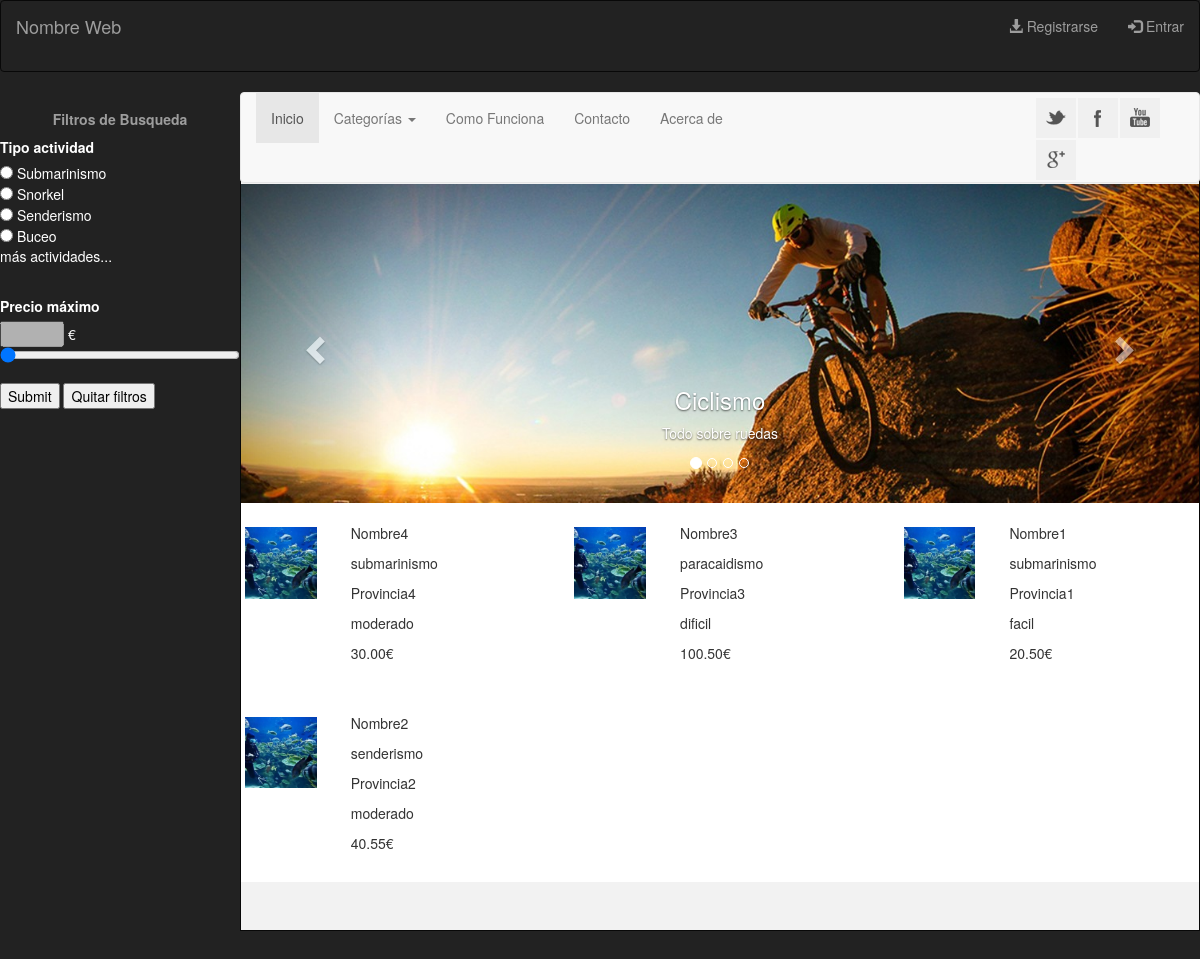
Page /PI_2018/index.php on the committed database.
### tables this page shows
CREATE TABLE oferta(
	id int NOT NULL AUTO_INCREMENT,
	cif_empresa varchar(9),
	nombre varchar(25),
	provincia varchar(30),
	municipio varchar(30),
	duracion varchar(30),
	num_plazas int,
	tipo_actividad varchar(30),
	descripcion varchar(150),
	localizacion varchar(30),
	precio double(5,2),
	dificultad varchar(15),
  imagen_perfil varchar(100),
  categoria varchar(20),
	fecha_inicio date,
	fecha_fin date,
	PRIMARY KEY (id),
	FOREIGN KEY (cif_empresa) REFERENCES empresa(cif)
);

### PI_2018/index.php (the view, shortened to what this page needs)
<?php
include 'php/connection.php';
$global_sql = 'SELECT * FROM oferta ORDER BY fecha_inicio DESC';
$global_cont_sql = "SELECT COUNT(*) AS `count` FROM `oferta`";
?>
<!DOCTYPE html>
<html>
<head>
	<link rel="stylesheet" type="text/css" href="./css/style.css">
	<link rel="stylesheet" href="https://maxcdn.bootstrapcdn.com/bootstrap/3.3.7/css/bootstrap.min.css">
</head>
<body>
<header class="navbar navbar-inverse">
  <div class="container-fluid">
    <div class="navbar-header">
      <a class="navbar-brand" href="#">Nombre Web</a>
    </div>
    <ul class="nav navbar-nav navbar-right">
    	<?php
    		if (!isset($_SESSION['nombre'])) {
    			echo '<li><a href="content/registrouser.html"><span class="glyphicon glyphicon-download-alt"></span> Registrarse</a></li>';
      			echo '<li><a href="content/form_login.html"><span class="glyphicon glyphicon-log-in"></span> Entrar</a></li>';
    		}
    	?>
    </ul>
  </div>
</header>
<nav class="menuPrincipalUser">
</nav>
<aside class="filtroBusqueda">
</aside>
<section>
	<article>
		<div id="myCarousel" class="carousel slide carousel-generico" data-ride="carousel">
		  <ol class="carousel-indicators">
		    <li data-target="#myCarousel" data-slide-to="0" class="active"></li>
		    <li data-target="#myCarousel" data-slide-to="1"></li>
		    <li data-target="#myCarousel" data-slide-to="2"></li>
		    <li data-target="#myCarousel" data-slide-to="3"></li>
		  </ol>
		  <div class="carousel-inner" role="listbox">
		    <div class="item active">
		      <img src="./img/ciclismo-slider.jpg" alt="ciclismo">
		      <div class="carousel-caption">
		        <h3>Ciclismo</h3>
			        <p>Todo sobre ruedas</p>
		      </div>
		    </div>
		  </div>
		  <a class="left carousel-control" href="#myCarousel" role="button" data-slide="prev">
		    <span class="glyphicon glyphicon-chevron-left" aria-hidden="true"></span>
		  </a>
		  <a class="right carousel-control" href="#myCarousel" role="button" data-slide="next">
		    <span class="glyphicon glyphicon-chevron-right" aria-hidden="true"></span>
		  </a>
		</div>
	</article>
	<article>
        <div class="row tabla">
        <?php
        	$result = $conexion->query($global_cont_sql);
			$fila = $row = $result->fetch_assoc();
			$count = 12;
			$ofertas_encontradas = $fila['count'];
			if ($ofertas_encontradas<12) {
				$count = $fila['count'];
			}
        	$sql = $global_sql;
			$result = $conexion->query($sql);
            for ($i = 1; $i <= $count; $i++) {
            	$row = $result->fetch_assoc();
                $nombre = $row['nombre'];
                $provincia = $row['provincia'];
                $actividad = $row['tipo_actividad'];
                $precio = $row['precio'];
                $dificultad = $row['dificultad'];
                echo '  <div class="col-lg-4 actividad">
    			<div class="row">
	    			<div class="col-lg-4">
	    				<img src="./img/submarinismo.jpg" alt="submarinismo" class="listImg">
	    			</div>
	    			<div class="col-lg-8">
	    			    <p id="nombre">'.$nombre.'</p>
	    			    <p id="actividad">'.$actividad.'</p>
	    				<p id="provincia">'.$provincia.'</p>
	    				<p id="dificultad">'.$dificultad.'</p>
	    				<p id="precio">'.$precio.'€</p>
	    			</div>
    			</div>
    		</div>';
            }
        ?>
  		</div>
	</article>
</section>
<footer>
</footer>
</body>
</html>

### PI_2018/css/style.css (style rules this page uses)
body, html { width: 100%; min-height: 100%; height: 100% !important; top:0; left:0; }
body { position: absolute; background-color: #222; }
header { width: 100%; height: 7.5%; float: left; }
nav { width: 80%; height: 7.5%; float: right; }
section { background-color: #f2f2f2; width: 80%; min-height: 80%; float: left; border-style: solid; border-width: 1px; border-color: #080808; }
article { background-color: white; }
aside { width: 20%; min-height: 87.5%; height: auto; float: left; }
footer { width: 100%; height: 5%; float: left; }
.listImg { width: 100%; height: 100%; padding: 5%; }
.carousel-generico { margin-top: 2%; }
.actividad { margin-top: 2%; margin-bottom: 2%; }

### PI_2018/components/filtroBusqueda/css/style.css (style rules this page uses)
aside { background-color: #222; }

### rows in the picture
oferta: nombre "Nombre4", tipo_actividad "submarinismo", provincia "Provincia4", dificultad "moderado", precio "30.00"
oferta: nombre "Nombre3", tipo_actividad "paracaidismo", provincia "Provincia3", dificultad "dificil", precio "100.50"
oferta: nombre "Nombre1", tipo_actividad "submarinismo", provincia "Provincia1", dificultad "facil", precio "20.50"
oferta: nombre "Nombre2", tipo_actividad "senderismo", provincia "Provincia2", dificultad "moderado", precio "40.55"
